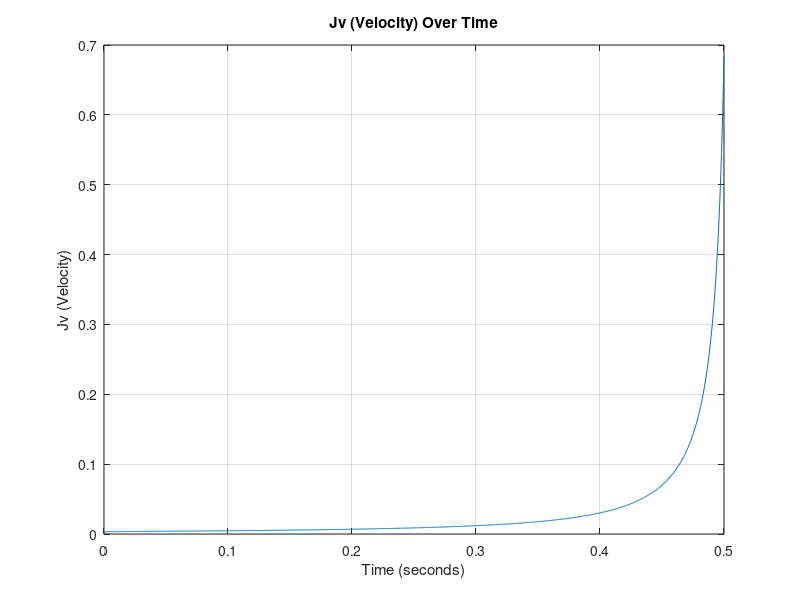
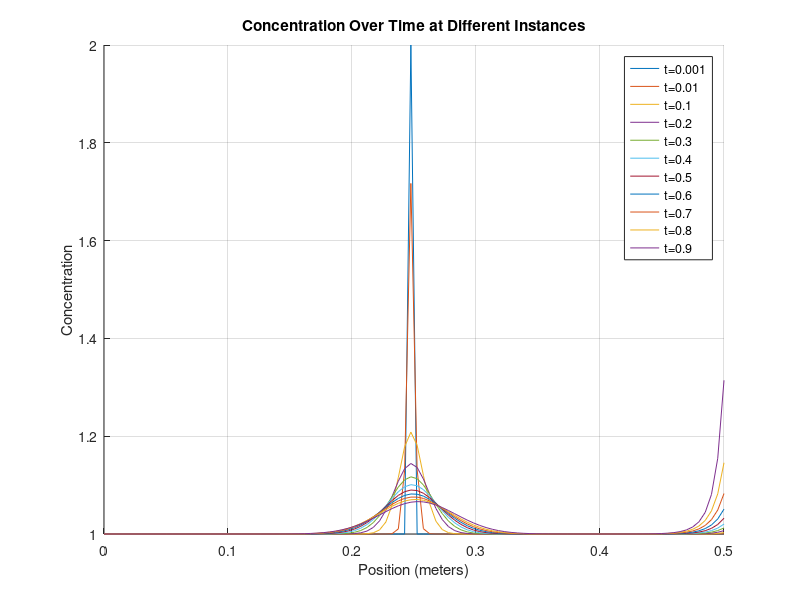
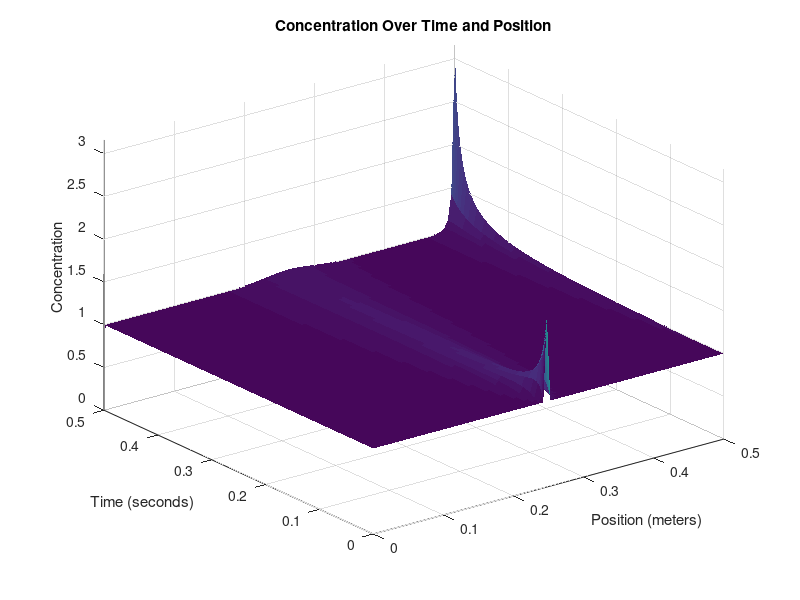

Reproduce these figures in MATLAB, in order.
%__Gruppe 3-Simulering-3.Sem__
clear
close all
clc
%% Inital Parameters 
% Define parameters
domain_length = 0.5;   % Domain length (meters)
domain_steps = 100;    % Number of spatial domain_steps points
dx = domain_length / (domain_steps - 1);

time_length = 0.5;      % Time length (seconds)
time_steps = 1000;       % Number of time steps
dt = time_length / time_steps;

D = 0.001;               % Diffusion coefficient
%velocity = 0.2;         % Constant velocity (m/s)
feed_conc = 1; % Constant solute concentration at the first cell
TMP=15; %TMP: Transmembrane Pressure [bar]
kb=0.0002; % Fouling Constant
kw=0.00021; % Initial water permiability

% Anonymous functions
fouling_rate = @(time) 0.0007*time; % σ_f (fouling over time) set to 0.0007*time or (2.2/(3+exp(-0.1*time)))^4
rejection_rate = @(time) 0.1+fouling_rate(time); % σ_0+σ_f
Lv= @(time) kw*exp(-kb*time); %Water Permiability for all cells

%Constants
R=8.31415; % Gasconstant []
T=273.15+20; %Temperature [K]
F= 96.485;%Faraday[C/mol]

% Create a grid for space and time
x = linspace(0, domain_length, domain_steps);
t = linspace(0, time_length, time_steps);

% Initialize the concentration array (1D)
C = ones(domain_steps, time_steps);
% Initial condition (as a column vector)
C(domain_steps/2,1)=2;
%rho = velocity_function(T)*dx/dt;
r = D*dx/dt;
%fprintf(' r = %f \n rho = %f ', r, rho);
%if (1-2*r-rho)<0 
%   fprintf('ERROR: Stabilitetsfejl');
%end

%% Time-stepping loop
for j = 2:time_steps
    for i = 1:domain_steps
        Jv = (Lv(j)*(TMP-(1*R*T*(C(domain_steps-1, j-1)-C(domain_steps, j-1)))));  % Velocity [m/s]
        % Calculate the second derivative in x direction
        if i == 1 %__First Cell__
             C(1,:) = feed_conc; % Fill the first cell with inflow concentration
            % No left neighbor at the first cell
            d2Cdx2 = D * (C(2, j-1) -  C(1, j-1)) / dx^2;
             % Apply advection and inflow at the first cell
            dCdt_advection = -Jv * C(i, j-1) / dx;
        elseif i == domain_steps %__Membrane Cell___
            % No right neighbor at the last cell and MEMBRANE
            d2Cdx2 = (D * (C(domain_steps - 1, j-1) - C(domain_steps, j-1)) / dx^2) + C(i,j-1)*(rejection_rate(j))*Jv/(dx);
        else    %__Normal Cells__
            % Calculate the second derivative normally
            d2Cdx2 = D * (C(i + 1, j-1) - 2 * C(i, j-1) + C(i - 1, j-1)) / dx^2;
            % Apply advection term
            dCdt_advection = -Jv * (C(i, j-1) - C(i-1, j-1)) / dx;
        end
        % Apply the diffusion-advection-(electromigration) equation
        C(i, j) = C(i, j-1) + dt * (d2Cdx2 + dCdt_advection);
        Jv_values(j) = Jv;
    end
end
%velocity_function((C(domain_steps-1, j-1)-C(domain_steps, j-1)))
%% Plot 1 - 2D
% Define fractions of time steps you want to visualize
time_fraction = [0.001, 0.01, 0.1, 0.2, 0.3, 0.4, 0.5, 0.6, 0.7, 0.8, 0.9];  % For example, 0.1 corresponds to 10% of time steps

% Calculate the corresponding time indices
time_instances = round(time_fraction * time_steps);


% Plot Jv values over time
figure;
plot(t, Jv_values);
xlabel('Time (seconds)');
ylabel('Jv (Velocity)');
title('Jv (Velocity) Over Time');
grid on;

% Create a figure for the first plot
figure;
hold on;

% Plot concentration at specific time instances
for i = 1:length(time_instances)
    time_index = time_instances(i);
    plot(x, C(:, time_index));
end

xlabel('Position (meters)');
ylabel('Concentration');
title('Concentration Over Time at Different Instances');

% Add a legend for clarity
legend(arrayfun(@(f) ['t=', num2str(f)], time_fraction, 'UniformOutput', false));

grid on;
hold off;


%% Plot 2 - 3D
% Create a 3D surface plot to visualize concentration over time and position
[T, X] = meshgrid(t, x);
figure;
h = surf(X, T, C); % Transpose removed here
xlabel('Position (meters)');
ylabel('Time (seconds)');
zlabel('Concentration');
title('Concentration Over Time and Position');

% Set axis limits to start at the origin
xlim([0, domain_length]);
ylim([0, time_length]);
zlim([0, max(C(:))]); % Assuming max(C(:)) is the maximum concentration in your data

set(h,'LineStyle','none')
%colormap(jet)
